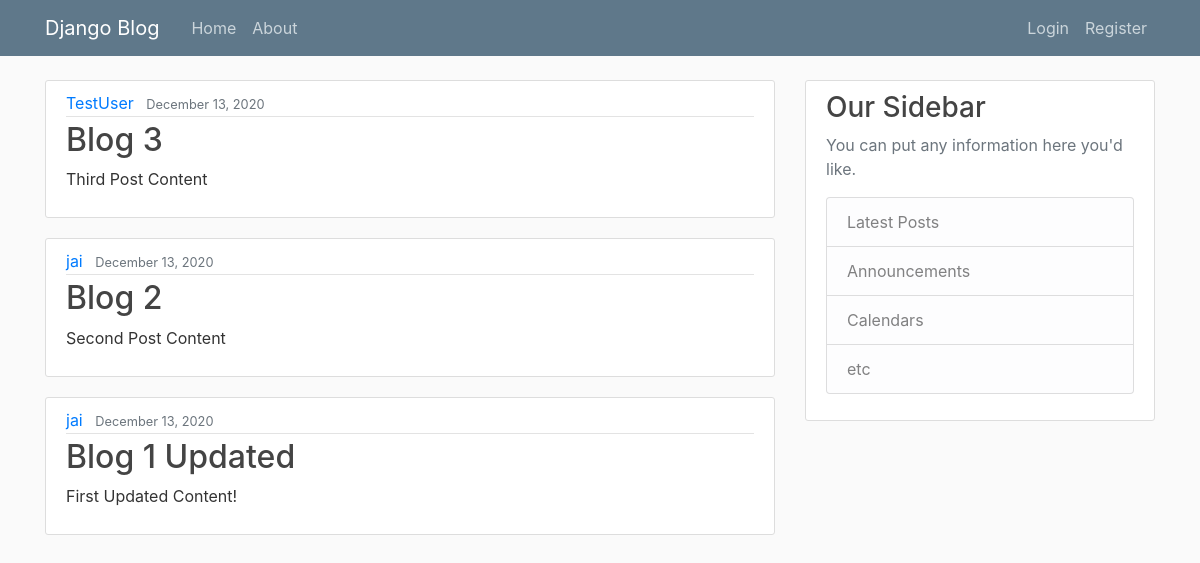
Before: / with the older database file.
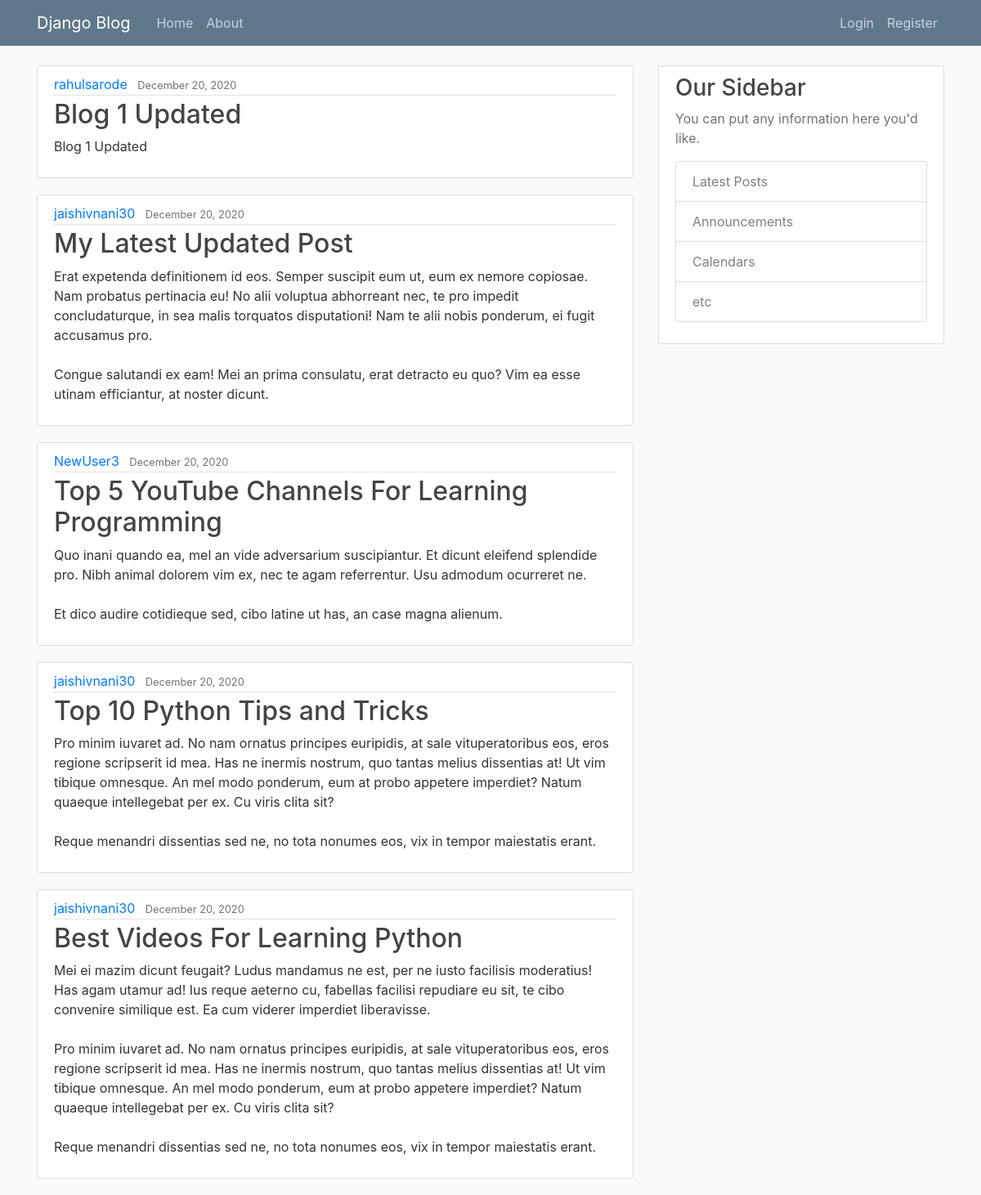
After: the same page with the newer database file.
### blog/models.py (models this page shows, shortened)
class Post(models.Model):
	title = models.CharField(max_length=100)
	content = models.TextField()
	date_posted = models.DateTimeField(default=timezone.now)
	author = models.ForeignKey(User, on_delete=models.CASCADE)

### blog/views.py (the view)
# urls.py: path('', PostListView.as_view(),name='blog-home'),
class PostListView(ListView):
	model = Post
	template_name = 'blog/home.html'  # <app>/<model>_<viewtype>.html
	context_object_name = 'posts'
	ordering = ['-date_posted']
	paginate_by = 5

### blog/templates/blog/home.html
{% extends "blog/base.html" %}
{% block content %}
	{% for post in posts %}
	<article class="media content-section">
	  <div class="media-body">
	    <div class="article-metadata">
	      <a class="mr-2" href="#">{{ post.author }}</a>
	      <small class="text-muted">{{ post.date_posted|date:"F d, Y" }}</small>
	    </div>
	    <h2><a class="article-title" href="#">{{ post.title }}</a></h2>
	    <p class="article-content">{{ post.content }}</p>
	  </div>
    </article>
	{% endfor %}
{% endblock content %}

### blog/templates/blog/base.html (shortened to what this page needs)
{% load static %}
<!DOCTYPE html>
<html>
<head>
	<link rel="stylesheet" href="https://maxcdn.bootstrapcdn.com/bootstrap/4.0.0/css/bootstrap.min.css"
>
	<link rel="stylesheet" type="text/css" href="{% static 'blog/main.css' %}">
</head>
<body>
	<header class="site-header">
		<nav class="navbar navbar-expand-md navbar-dark bg-steel fixed-top">
			<div class="container">
				<a class="navbar-brand mr-4" href="{% url 'blog-home' %}">Django Blog</a>
				<div class="collapse navbar-collapse" id="navbarToggle">
					<div class="navbar-nav mr-auto">
						<a class="nav-item nav-link" href="{% url 'blog-home' %}">Home</a>
						<a class="nav-item nav-link" href="{% url 'blog-about' %}">About</a>
					</div>
					<div class="navbar-nav">
						{% if user.is_authenticated %}
						<a class="nav-item nav-link" href="{% url 'post-create' %}">New Post</a>
						<a class="nav-item nav-link" href="{% url 'profile' %}">Profile</a>
						<a class="nav-item nav-link" href="{% url 'logout' %}">Logout</a>
						{% else %}
						<a class="nav-item nav-link" href="{% url 'login' %}">Login</a>
						<a class="nav-item nav-link" href="{% url 'register' %}">Register</a>
						{% endif %}
					</div>
				</div>
			</div>
		</nav>
	</header>
	<main role="main" class="container">
		<div class="row">
			<div class="col-md-8">
				{% block content %}{% endblock %}
			</div>
			<div class="col-md-4">
				<div class="content-section">
					<h3>Our Sidebar</h3>
					<p class='text-muted'>You can put any information here you'd like.
					<ul class="list-group">
						<li class="list-group-item list-group-item-light">Latest Posts</li>
						<li class="list-group-item list-group-item-light">Announcements</li>
						<li class="list-group-item list-group-item-light">Calendars</li>
						<li class="list-group-item list-group-item-light">etc</li>
					</ul>
					</p>
				</div>
			</div>
		</div>
	</main>
</body>
</html>

### blog/static/blog/main.css (style rules this page uses)
body { background: #fafafa; color: #333333; margin-top: 5rem; }
h1, h2, h3, h4, h5, h6 { color: #444444; }
ul { margin: 0; }
.bg-steel { background-color: #5f788a; }
.site-header .navbar-nav .nav-link { color: #cbd5db; }
.content-section { background: #ffffff; padding: 10px 20px; border: 1px solid #dddddd; border-radius: 3px; margin-bottom: 20px; }
.article-title { color: #444444; }
.article-content { white-space: pre-line; }
.article-metadata { padding-bottom: 1px; margin-bottom: 4px; border-bottom: 1px solid #e3e3e3 }

Changed rows visible on the page:
removed Post: author "TestUser", date_posted "December 13, 2020", title "Blog 3", content "Third Post Content"
removed Post: author "jai", date_posted "December 13, 2020", title "Blog 2", content "Second Post Content"
removed Post: author "jai", date_posted "December 13, 2020", title "Blog 1 Updated", content "First Updated Content!"
added Post: author "rahulsarode", date_posted "December 20, 2020", title "Blog 1 Updated", content "Blog 1 Updated"
added Post: author "jaishivnani30", date_posted "December 20, 2020", title "My Latest Updated Post", content "Erat expetenda definitionem id eos. Semper suscipit eum ut, eum ex nemore copiosae. Nam probatus pertinacia eu! No alii voluptua abhorreant nec, te pro impedit concludaturque, in sea malis torquatos disputationi! Nam te alii nobis ponderum, ei fugit accusamus pro. Congue salutandi ex eam! Mei an prima consulatu, erat detracto eu quo? Vim ea esse utinam efficiantur, at noster dicunt."
added Post: author "NewUser3", date_posted "December 20, 2020", title "Top 5 YouTube Channels For Learning Programming", content "Quo inani quando ea, mel an vide adversarium suscipiantur. Et dicunt eleifend splendide pro. Nibh animal dolorem vim ex, nec te agam referrentur. Usu admodum ocurreret ne. Et dico audire cotidieque sed, cibo latine ut has, an case magna alienum."
added Post: author "jaishivnani30", date_posted "December 20, 2020", title "Top 10 Python Tips and Tricks", content "Pro minim iuvaret ad. No nam ornatus principes euripidis, at sale vituperatoribus eos, eros regione scripserit id mea. Has ne inermis nostrum, quo tantas melius dissentias at! Ut vim tibique omnesque. An mel modo ponderum, eum at probo appetere imperdiet? Natum quaeque intellegebat per ex. Cu viris clita sit? Reque menandri dissentias sed ne, no tota nonumes eos, vix in tempor maiestatis erant."
added Post: author "jaishivnani30", date_posted "December 20, 2020", title "Best Videos For Learning Python", content "Mei ei mazim dicunt feugait? Ludus mandamus ne est, per ne iusto facilisis moderatius! Has agam utamur ad! Ius reque aeterno cu, fabellas facilisi repudiare eu sit, te cibo convenire similique est. Ea cum viderer imperdiet liberavisse. Pro minim iuvaret ad. No nam ornatus principes euripidis, at sale vituperatoribus eos, eros regione scripserit id mea. Has ne inermis nostrum, quo tantas melius dissentias at! Ut vim tibique omnesque. An mel modo ponderum, eum at probo appetere imperdiet? Natum quaeque intellegebat per ex. Cu viris clita sit? Reque menandri dissentias sed ne, no tota nonumes eos, vix in tempor maiestatis erant."
